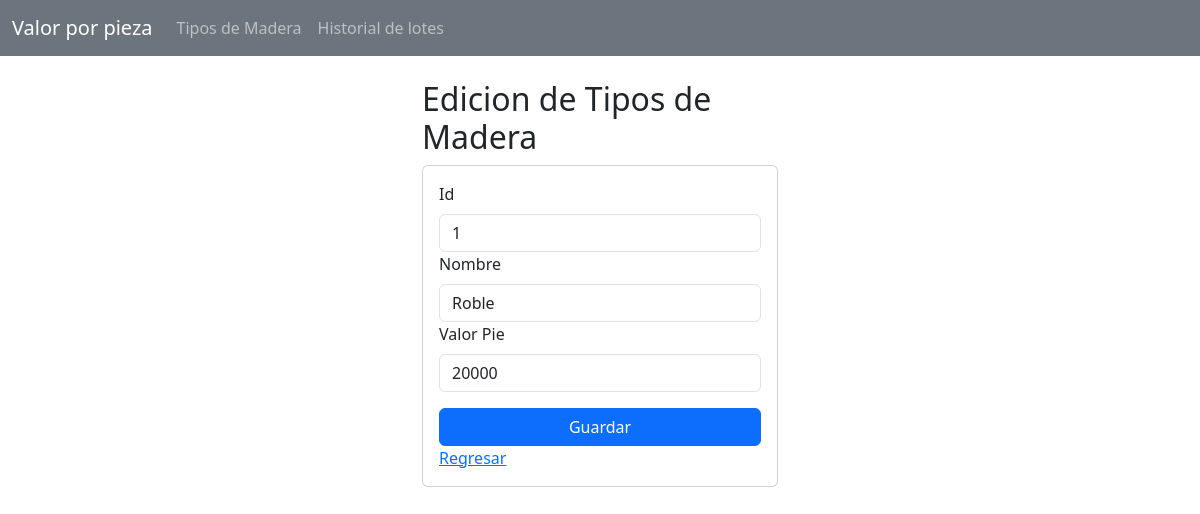
The page /edicionTipoMadera/1 on the database its author committed.
### CalcularValor/models.py (models this page shows, shortened)
class TipoMadera(models.Model):
    idTipoMadera = models.AutoField(primary_key=True)
    nombre = models.CharField(max_length=50)
    valorPie = models.PositiveIntegerField()

### CalcularValor/views.py (the view)
# urls.py: path('edicionTipoMadera/<idTipoMadera>', views.edicionTipoMadera, name='edicionTipoMadera'),
def edicionTipoMadera(request, idTipoMadera):
    tipoMadera = TipoMadera.objects.get(idTipoMadera=idTipoMadera)
    return render(request, 'edicionTipoMadera.html', {'tipoMadera': tipoMadera})

### CalcularValor/templates/edicionTipoMadera.html (shortened to what this page needs)
{% extends "./base.html" %} {% block title %} Edicion de Tipos de Madera {% endblock%} {% block body%}
<div class="row">
  <div class="col-md-4 offset-md-4">
    <h2>Edicion de Tipos de Madera</h2>
    <div class="card">
      <div class="card-body">
        <form action="/editarTipoMadera/" method="POST">
          <div class="form-group">
            <label for="txtIdTipoMadera" class="form-label">Id</label>
            <input
              type="text"
              value="{{tipoMadera.idTipoMadera}}"
              name="txtIdTipoMadera"
              id="txtIdTipoMadera"
              class="form-control"
              maxlength="6"
              minlength="6"
              required
              readonly
            />
          </div>
          <div class="form-group">
            <label for="txtNombre" class="form-label">Nombre</label>
            <input
              type="text"
              value="{{tipoMadera.nombre}}"
              name="txtNombre"
              id="txtNombre"
              class="form-control"
              maxlength="50"
              required
            />
          </div>
          <div class="form-group">
            <label for="txtValorPie" class="form-label">Valor Pie</label>
            <input
              type="text"
              value="{{tipoMadera.valorPie}}"
              name="txtValorPie"
              id="txtValorPie"
              class="form-control"
              min="1"
              max="9"
              value="1"
              required
            />
          </div>
          <div class="d-grid gap-2">
            <button class="btn btn-primary mt-3">Guardar</button>
          </div>
        </form>
        <a href="/tiposMadera">Regresar</a>
      </div>
    </div>
  </div>
</div>
{% endblock %}

### rows shown on the page
TipoMadera: txtIdTipoMadera "1", txtNombre "Roble", txtValorPie "20000"
